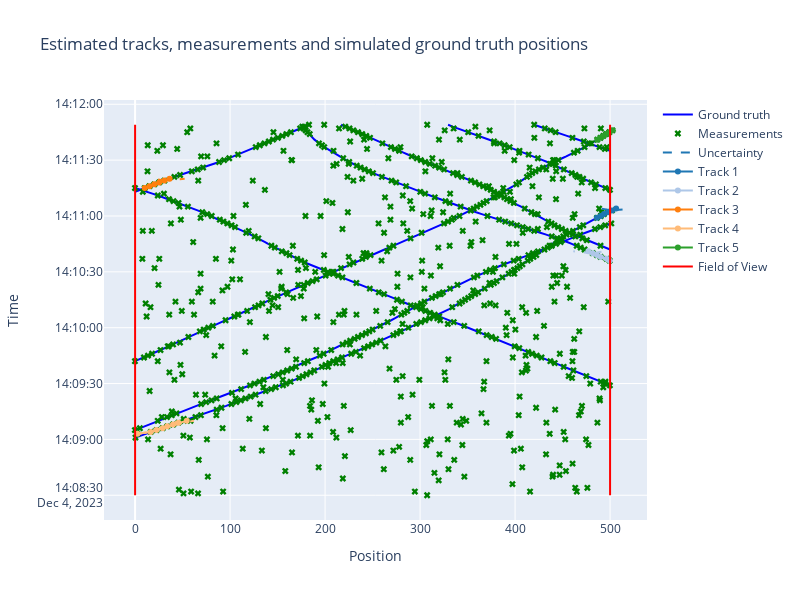

Notebook source saved alongside this figure:
### Code cell
plotter.plot_track_pos(plotly=True)
